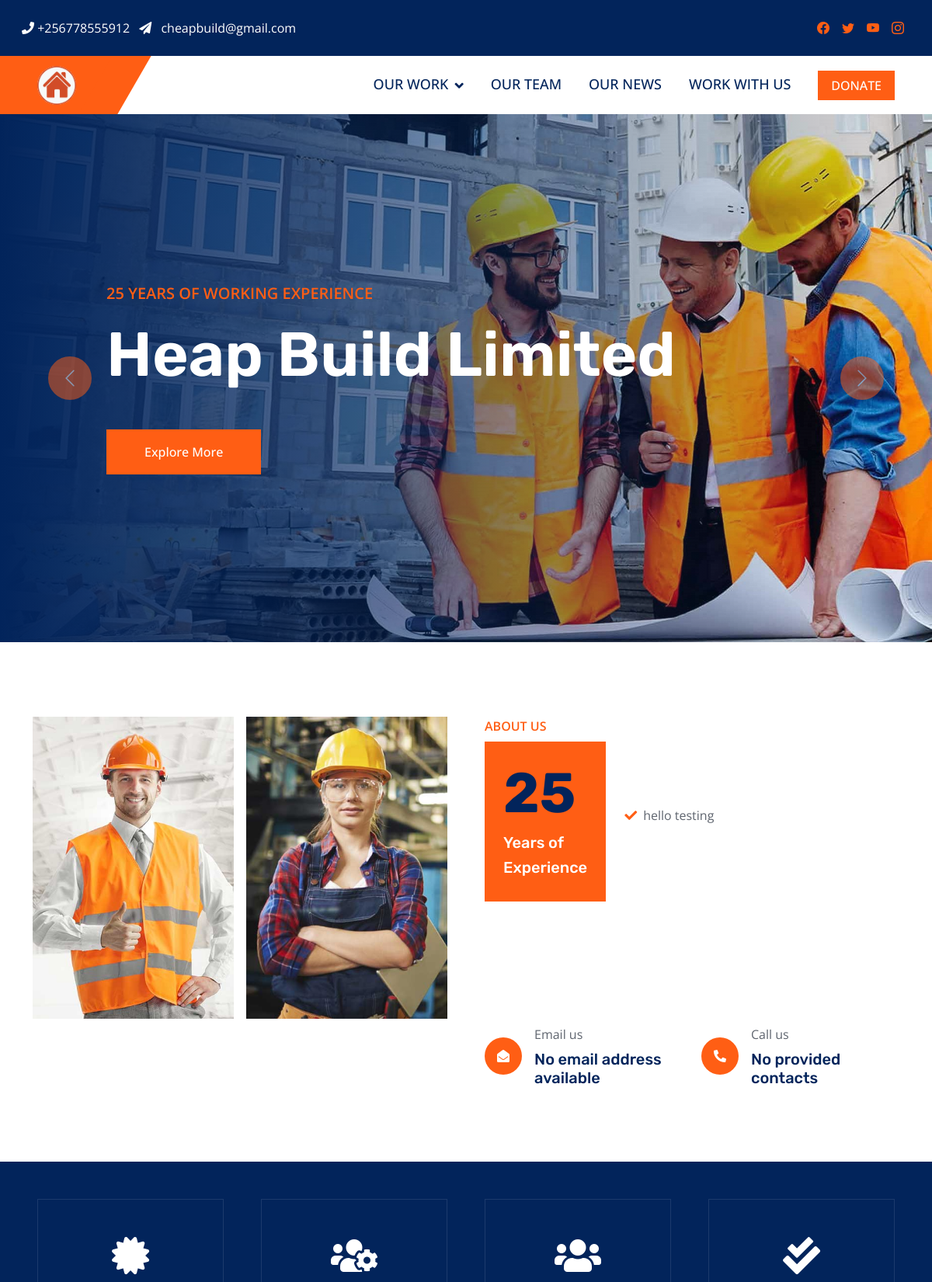
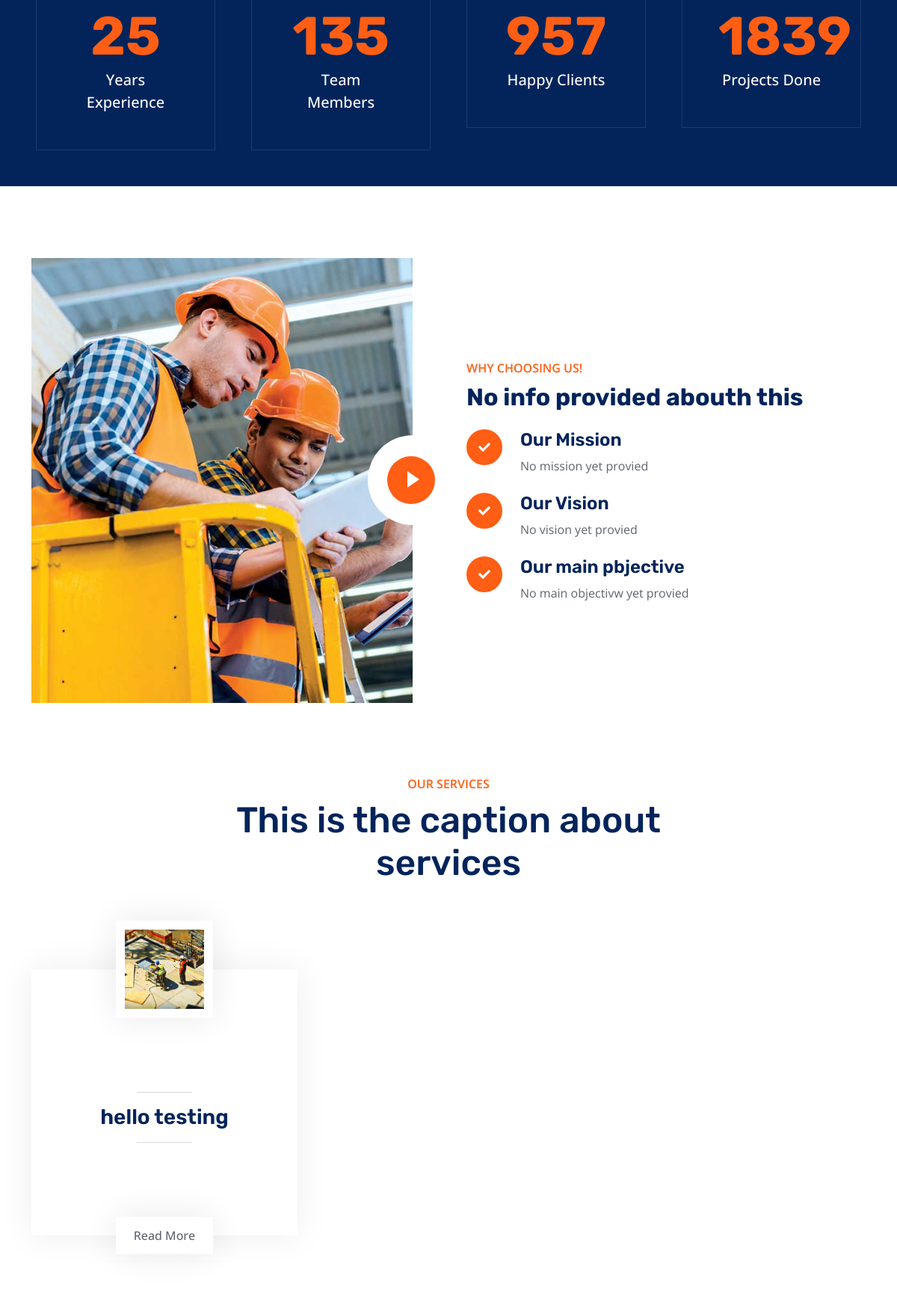
The page / (upper part) on the database its author committed (2 pictures, top to bottom).
### mainweb/models.py (models this page shows, shortened)
class Timez(models.Model):
    id = models.UUIDField(primary_key=True, default=uuid.uuid4, editable=False)
    created = models.DateField(auto_now_add=True, auto_now=False)
    updated = models.DateField(auto_now_add=False, auto_now=True)
    class Meta:
        abstract = True  # Make Timez model abstract

class Banners(Timez):
    CATE = (
		('home','home'),
	)
    categories = models.CharField(max_length=200, choices=CATE)
    image = models.ImageField(upload_to='banners/', validators=[FileExtensionValidator(allowed_extensions=['jpg', 'jpeg', 'png'])])
    class Meta:
        verbose_name_plural = '07. Banners'

class Services(Timez):
	title        = models.CharField(max_length=200,null=True, blank=True)
	slug         = models.SlugField(max_length=200, unique_for_date='publish')
	body         = RichTextField()
	image        = models.ImageField(upload_to='media/Services', null=True, blank=True)
	publish      = models.DateTimeField(default=timezone.now)
	class Meta:
		verbose_name_plural = '09. Services'

class ServeCaptin(Timez):
	title        = models.CharField(max_length=200,null=True, blank=True)
	class Meta:
		verbose_name_plural = '08. Services Caption'

### mainweb/views.py (the view)
# urls.py: path("",views.Home_view, name="homepage"),
def Home_view(request):
	context = get_contact_info()
	return render(request, 'mainweb/index.html',context)

### mainweb/templates/mainweb/index.html (shortened to what this page needs)
{% extends 'mainweb/main.html'  %}
{% load static %}
{% block content %}
  {% include 'mainweb/slides.html' %}
{% include 'mainweb/background.html' %}
    <div class="container-xxl py-5">
        <div class="container">
            <div class="row g-5 align-items-center">
                <div class="col-lg-6 wow fadeInUp" data-wow-delay="0.1s">
                    <div class="position-relative me-lg-4">
                        <img class="img-fluid w-100" src="{% static 'img/feature.jpg' %}" alt="">
                        <button type="button" class="btn-play" data-bs-toggle="modal"
                            data-src="https://www.youtube.com/embed/DWRcNpR6Kdc" data-bs-target="#videoModal">
                            <span></span>
                        </button>
                    </div>
                </div>
                <div class="col-lg-6 wow fadeInUp" data-wow-delay="0.5s">
                    <p class="fw-medium text-uppercase text-primary mb-2">Why Choosing Us!</p>
                    {% if choose %}
                        {% for items in choose %}
                            <h1 class="display-5 mb-4">{{items.tag}}</h1>
                            <div class="mb-4">{{items.description|safe}}</div>
                        {% endfor %}
                    {% else %}
                        <h2 class="mb-4">No info provided abouth this</h2>
                    {% endif %}
                    <div class="row gy-4">
                        <div class="col-12">
                            <div class="d-flex">
                                <div class="flex-shrink-0 btn-lg-square rounded-circle bg-primary">
                                    <i class="fa fa-check text-white"></i>
                                </div>
                                <div class="ms-4">
                                    <h4>Our Mission</h4>
                                    {% if msn %}
                                        {% for info in msn %}
                                            <span>{{info.body}}</span>
                                        {% endfor %}
                                    {% else %}
                                    <span>No mission yet provied</span>
                                    {% endif %}
                                </div>
                            </div>
                        </div>
                        <div class="col-12">
                            <div class="d-flex">
                                <div class="flex-shrink-0 tc btn-lg-square rounded-circle bg-primary">
                                    <i class="fa fa-check text-white"></i>
                                </div>
                                <div class="ms-4">
                                    <h4>Our Vision</h4>
                                    {% if vsn %}
                                        {% for info in vsn %}
                                            <span>{{info.body}}</span>
                                        {% endfor %}
                                    {% else %}
                                    <span>No vision yet provied</span>
                                    {% endif %}
                                </div>
                            </div>
                        </div>
                        <div class="col-12">
                            <div class="d-flex">
                                <div class="flex-shrink-0 btn-lg-square rounded-circle bg-primary">
                                    <i class="fa fa-check text-white"></i>
                                </div>
                                <div class="ms-4">
                                    <h4>Our main pbjective</h4>
                                    {% if objz %}
                                        {% for info in objz %}
                                            <span>{{info.body|safe}}</span>
                                        {% endfor %}
                                    {% else %}
                                        <span>No main objectivw yet provied</span>
                                    {% endif %}
                                </div>
                            </div>
                        </div>
                    </div>
                </div>
            </div>
        </div>
    </div>
    {% include 'mainweb/addservices.html' %}
{% endblock %}

### mainweb/templates/mainweb/slides.html (shortened to what this page needs)
{% load static %}
<div class="container-fluid px-0 mb-5">
    <div id="header-carousel" class="carousel slide" data-bs-ride="carousel">
        <div class="carousel-inner">
            {% for item in banas %}
            <div class="carousel-item {% if forloop.first %}active{% endif %}">
                <img class="w-100" src="{{item.image.url}}" alt="Image">
                <div class="carousel-caption">
                    <div class="container">
                        <div class="row justify-content-center">
                            <div class="col-lg-10 text-start">
                                <p class="fs-5 fw-medium text-primary text-uppercase animated slideInRight">25 Years
                                        of Working Experience</p>
                                <h3 class="display-1 text-white mb-5 animated slideInRight">Heap Build Limited</h3>
                                <a href="{{ item.btn_link }}" class="btn btn-primary py-3 px-5 animated slideInRight">Explore More</a>
                            </div>
                        </div>
                    </div>
                </div>
            </div>
            {% endfor %}
        </div>
        <button class="carousel-control-prev" type="button" data-bs-target="#header-carousel" data-bs-slide="prev">
            <span class="carousel-control-prev-icon" aria-hidden="true"></span>
        </button>
        <button class="carousel-control-next" type="button" data-bs-target="#header-carousel" data-bs-slide="next">
            <span class="carousel-control-next-icon" aria-hidden="true"></span>
        </button>
    </div>
</div>

### mainweb/templates/mainweb/background.html (shortened to what this page needs)
{% load static %}
<div class="container-xxl py-5">
    <div class="container">
        <div class="row g-5">
            <div class="col-lg-6">
                <div class="row gx-3 h-100">
                    <div class="col-6 align-self-start wow fadeInUp" data-wow-delay="0.1s">
                        <img class="img-fluid" src="{% static 'img/about-1.jpg' %}">
                    </div>
                    <div class="col-6 align-self-end wow fadeInDown" data-wow-delay="0.1s">
                        <img class="img-fluid" src="{% static 'img/about-2.jpg' %}">
                    </div>
                </div>
            </div>
            <div class="col-lg-6 wow fadeIn" data-wow-delay="0.5s">
                <p class="fw-medium text-uppercase text-primary mb-2">About Us</p>
                <div class="d-flex align-items-center mb-4">
                    <div class="flex-shrink-0 bg-primary p-4">
                        <h1 class="display-2">25</h1>
                        <h5 class="text-white">Years of</h5>
                        <h5 class="text-white">Experience</h5>
                    </div>
                    <div class="ms-4">
                        {% if service %}
                            {% for serving in service|slice:":4" %}
                            <p><i class="fa fa-check text-primary me-2"></i>{{serving.title}}</p>
                            {% endfor %}
                        {% else %}
                            <h1>No services posted now</h1>
                        {% endif %}
                    </div>
                </div>
            </div>
        </div>
        <div class="row g-5">
            <div class="col-lg-6">
            </div>
            <div class="col-lg-6 wow fadeIn" data-wow-delay="0.5s">
                <div class="row pt-2">
                    <div class="col-sm-6">
                        <div class="d-flex align-items-center">
                            <div class="flex-shrink-0 btn-lg-square rounded-circle bg-primary">
                                <i class="fa fa-envelope-open text-white"></i>
                            </div>
                            <div class="ms-3">
                                <p class="mb-2">Email us</p>
                                {% for emails in email|slice:":1" %}
                                     <h5 class="mb-0">{{ emails.email }}</h5>
                                {% empty %}
                                    <h5 class="mb-0">No email address available</h5>
                                {% endfor %}
                            </div>
                        </div>
                    </div>
                    <div class="col-sm-6">
                        <div class="d-flex align-items-center">
                            <div class="flex-shrink-0 btn-lg-square rounded-circle bg-primary">
                                <i class="fa fa-phone-alt text-white"></i>
                            </div>
                            <div class="ms-3">
                                <p class="mb-2">Call us</p>
                                {% for contact in phone|slice:":1" %}
                                    <h5 class="mb-0">{{contact.Phone_number}}</h5>
                                {% empty %}
                                    <h5 class="mb-0">No provided contacts</h5>
                                {% endfor %}
                            </div>
                        </div>
                    </div>
                </div>
            </div>
        </div>
    </div>
</div>
<div class="container-fluid facts my-5 p-5">
    <div class="row g-5">
        <div class="col-md-6 col-xl-3 wow fadeIn" data-wow-delay="0.1s">
            <div class="text-center border p-5">
                <i class="fa fa-certificate fa-3x text-white mb-3"></i>
                <h1 class="display-2 text-primary mb-0" data-toggle="counter-up">25</h1>
                <span class="fs-5 fw-semi-bold text-white">Years Experience</span>
            </div>
        </div>
        <div class="col-md-6 col-xl-3 wow fadeIn" data-wow-delay="0.3s">
            <div class="text-center border p-5">
                <i class="fa fa-users-cog fa-3x text-white mb-3"></i>
                <h1 class="display-2 text-primary mb-0" data-toggle="counter-up">135</h1>
                <span class="fs-5 fw-semi-bold text-white">Team Members</span>
            </div>
        </div>
        <div class="col-md-6 col-xl-3 wow fadeIn" data-wow-delay="0.5s">
            <div class="text-center border p-5">
                <i class="fa fa-users fa-3x text-white mb-3"></i>
                <h1 class="display-2 text-primary mb-0" data-toggle="counter-up">957</h1>
                <span class="fs-5 fw-semi-bold text-white">Happy Clients</span>
            </div>
        </div>
        <div class="col-md-6 col-xl-3 wow fadeIn" data-wow-delay="0.7s">
            <div class="text-center border p-5">
                <i class="fa fa-check-double fa-3x text-white mb-3"></i>
                <h1 class="display-2 text-primary mb-0" data-toggle="counter-up">1839</h1>
                <span class="fs-5 fw-semi-bold text-white">Projects Done</span>
            </div>
        </div>
    </div>
</div>

### mainweb/templates/mainweb/addservices.html (shortened to what this page needs)
{% load static %}
<div class="container-xxl py-5">
    <div class="container">
            {% include 'mainweb/addservice_caption.html' %}
        <div class="row gy-5 gx-4">
            {% for item in serviceh %}
            <div class="col-md-6 col-lg-4 wow fadeInUp" data-wow-delay="0.1s">
                <div class="service-item">
                    <div class="service-img">
                        <img class="img-fluid" src="{{item.image.url}}" alt="">
                    </div>
                    <div class="service-detail">
                        <div class="service-title">
                            <hr class="w-25">
                            <h3 class="mb-0">{{item.title}}</h3>
                            <hr class="w-25">
                        </div>
                    </div>
                    <a class="btn btn-light" href="">Read More</a>
                </div>
            </div>
            {% endfor %}
        </div>
    </div>
</div>

### mainweb/templates/mainweb/addservice_caption.html
<div class="text-center mx-auto pb-4 wow fadeInUp" data-wow-delay="0.1s" style="max-width: 600px;">
    <p class="fw-medium text-uppercase text-primary mb-2">Our Services</p>
    {% if servcapt %}
        {% for capt in servcapt %}
            <h5 class="display-5 mb-4">{{capt.title}}</h5>
        {% endfor %}
    {% else %}
        <h6 class="display-5 mb-4">No Caption provided for now!</h6>
    {% endif %}
</div>

### rows shown on the page
Banners: image (picture)
Services: title "hello testing", image (picture)
ServeCaptin: title "This is the caption about services"
